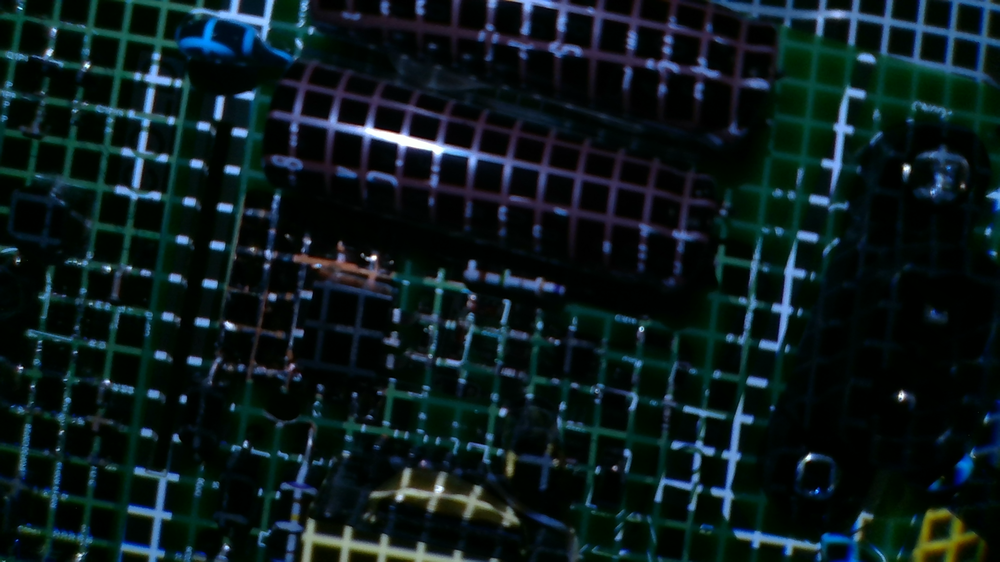
#> input picture src/moveit_tutorials/_scripts/practice/kensyo_desired_image.png, 1000 x 562 px, shrunk from 1920 x 1080 before the run
$ python kido.py
#> lines starting #> are read from the running program, lines starting #| are printed output that depends on the picture
#!/usr/bin/env python
#coding: UTF-8
import cv2
import numpy as np

# img = cv2.imread('./desired_image.png', cv2.IMREAD_GRAYSCALE)
img = cv2.imread('./kensyo_desired_image.png', cv2.IMREAD_GRAYSCALE)
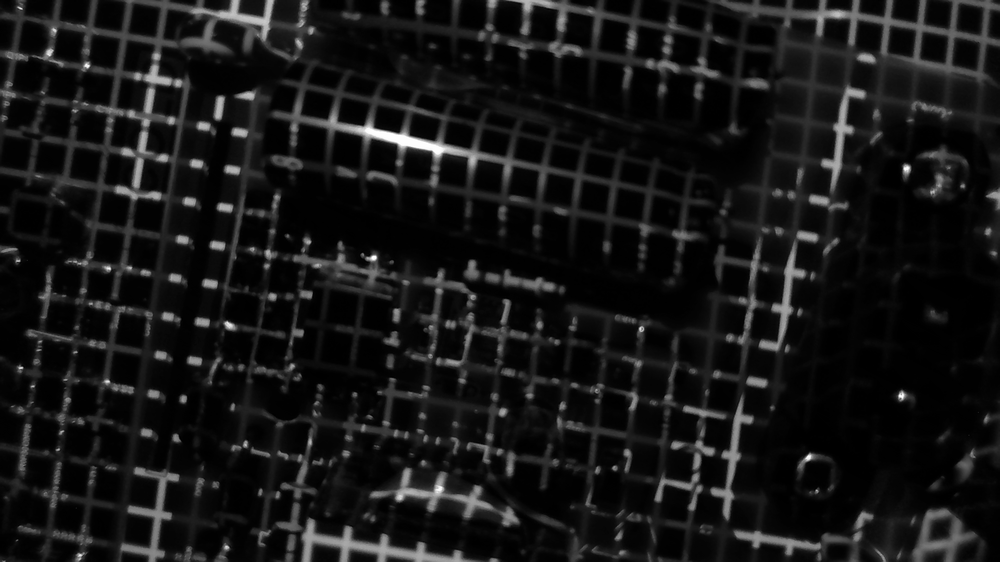
#> img: shape (562, 1000); min 0, max 255, mean 22.3
# img = cv2.imread('./kensyo_initial_image.png', cv2.IMREAD_GRAYSCALE)
def click_pos(event, x, y, flags, params):
    if event == cv2.EVENT_LBUTTONDOWN:
        img2 = np.copy(img)
        cv2.circle(img2, center=(x,y), radius=5, color=255, thickness=-1)
        brightness=img[y,x]
        bt_str = 'brightness='+str(brightness)
        cv2.putText(img2, bt_str,(10,30), cv2.FONT_HERSHEY_PLAIN,2,255,2,cv2.LINE_AA)
        cv2.imshow('window', img2)

cv2.imshow('window', img)
cv2.setMouseCallback('window', click_pos)
cv2.waitKey(0)
cv2.destroyAllWindows()


# print(max(img))
